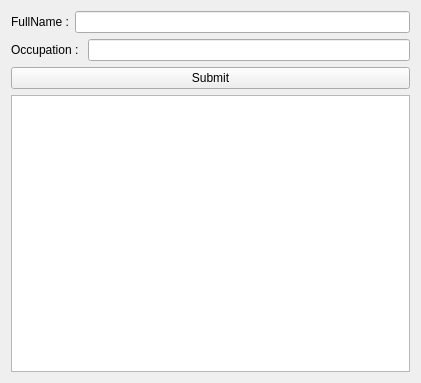
<?xml version="1.0" encoding="UTF-8"?>
<ui version="4.0">
 <class>Widget</class>
 <widget class="QWidget" name="Widget">
  <property name="geometry">
   <rect>
    <x>0</x>
    <y>0</y>
    <width>421</width>
    <height>383</height>
   </rect>
  </property>
  <property name="windowTitle">
   <string>Form</string>
  </property>
  <layout class="QVBoxLayout" name="verticalLayout">
   <item>
    <layout class="QHBoxLayout" name="horizontalLayout">
     <item>
      <widget class="QLabel" name="label">
       <property name="text">
        <string>FullName :</string>
       </property>
      </widget>
     </item>
     <item>
      <widget class="QLineEdit" name="full_name_lineEdit"/>
     </item>
    </layout>
   </item>
   <item>
    <layout class="QHBoxLayout" name="horizontalLayout_2">
     <item>
      <widget class="QLabel" name="label_2">
       <property name="text">
        <string>Occupation : </string>
       </property>
      </widget>
     </item>
     <item>
      <widget class="QLineEdit" name="occupation_lineEdit"/>
     </item>
    </layout>
   </item>
   <item>
    <widget class="QPushButton" name="submit_button">
     <property name="text">
      <string>Submit</string>
     </property>
    </widget>
   </item>
   <item>
    <widget class="QGraphicsView" name="graphicsView"/>
   </item>
  </layout>
 </widget>
 <resources/>
 <connections/>
</ui>
